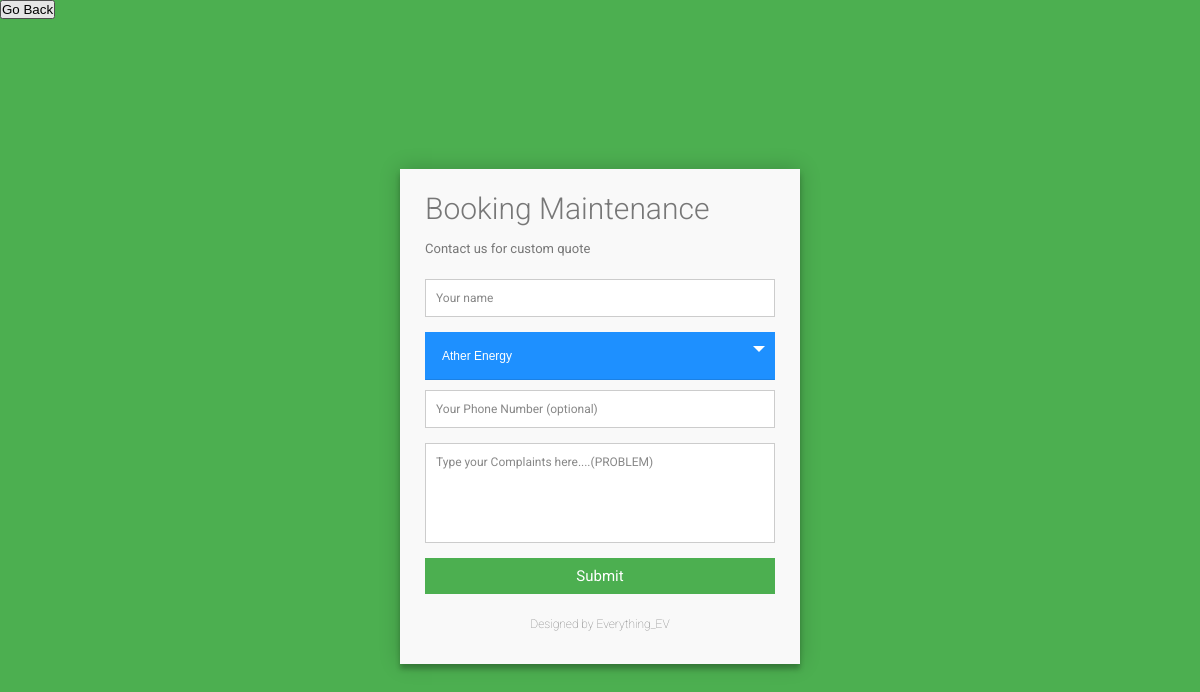
Page /book/4 (signed in) on the earlier database version.
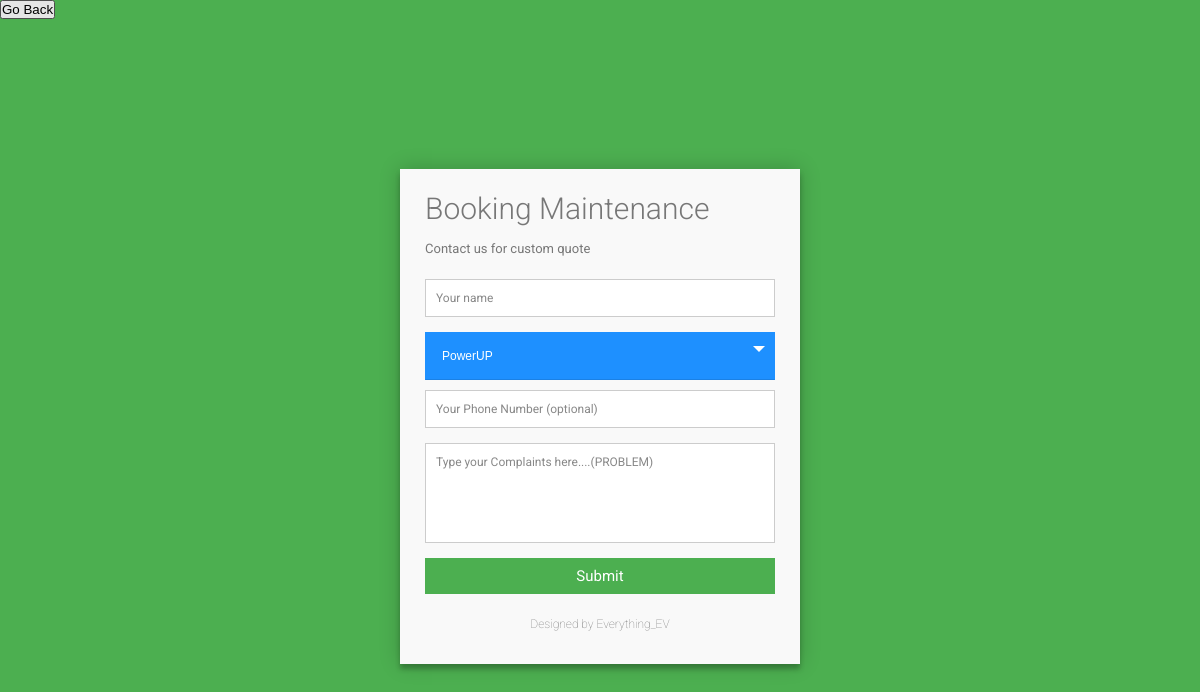
Same page on the later database version.
### userapp/models.py (models this page shows, shortened)
class ChargingStation(models.Model):
    name = models.CharField(max_length=100, default=csnames)
    city = models.CharField(max_length=100, default="city")
    suburb = models.CharField(max_length=100, default="suburb")
    owner = models.ForeignKey(Provider, on_delete=models.CASCADE, related_name="ownerof")
    lat = models.DecimalField(max_digits=9, decimal_places=6, default=0.00)
    lng = models.DecimalField(max_digits=9, decimal_places=6, default=0.00)
    no_of_ports = models.IntegerField(default=portscount)
    available_ports = models.IntegerField(default=0)
    fast_dc = models.IntegerField(default=fasports)
    created_at = models.DateTimeField(default=timezone.now)
    slow_ac = models.IntegerField(default=slowports)
    price_kwh = models.DecimalField(max_digits=5, decimal_places=2, default=12)
    restroom = models.BooleanField(default=False)
    cctv = models.BooleanField(default=True)
    opening_time = models.TimeField(default=starttime)
    closing_time = models.TimeField(default=stoptime)
    image = models.ImageField(null=True, upload_to='station_pics')
    class Meta():
        ordering = ['-created_at']

### userapp/views.py (the view, shortened to what this page needs)
# urls.py: path('book/<int:pk>', views.bookMaintenanceMan, name="bookingMm"),
@login_required
def bookMaintenanceMan(request, pk):
    cscount = ChargingStation.objects.filter(owner=request.user.provider)
    if request.user.is_provider:
        return render(request, "booking.html", {'cs': cscount})

### templates/booking.html (shortened to what this page needs)
<head><meta name="viewport" content="width=device-width, initial-scale=1.0">
</head>
{%block body%}
<button onclick="goBack()">Go Back</button>
<div class="container">
  {%if record%}
  <h1 style="color: rgb(247, 232, 35);"> You have Already Booked !!!</h1>
  <br><br><br>
  <h3 style="color: rgb(78, 67, 67);">1) Maintenance Man Name---<b>{{record.Mm.name}}</b></h3>
  <h3 style="color: rgb(78, 67, 67);">2) Maintenance Man Phone 1---{{record.Mm.ph1}}</h3>
  <h3 style="color: rgb(78, 67, 67);">3) Maintenance Man Phone 2---{{record.Mm.ph2}}</h3>
  <h3 style="color: rgb(78, 67, 67);">4) Maintenance Man Office Address---{{record.Mm.OfficeAdd}}</h3>
  <h3 style="color: rgb(78, 67, 67);">5) Maintenance Man Locality---{{record.Mm.AreaLocality}}</h3>
  {%else%}
  <form id="contact" action="" method="post">
    <h3>Booking Maintenance</h3>
    <h4>Contact us for custom quote</h4>
    <fieldset>
      <input placeholder="Your name" type="text"  tabindex="1" required autofocus>
    </fieldset>
    <fieldset>
      <div class="custom-select" style="width:350px;">
    <select id="cars" name="Cs">
      {%for d in cs%}
      <option value="{{d.name}}">{{d.name}}</option>
      {%endfor%}
    </select>
  </div>
    </fieldset>
    <fieldset>
      <input placeholder="Your Phone Number (optional)" id="phone" name="phone" type="tel" tabindex="3" required>
    </fieldset>
    <fieldset>
      <textarea placeholder="Type your Complaints here....(PROBLEM)" id="fname" name="problem" tabindex="5" required></textarea>
    </fieldset>
    {%if cs%}
    <fieldset>
      <button name="submit" type="submit" id="contact-submit" data-submit="...Sending">Submit</button>
    </fieldset>
    {% else %}
    <fieldset>
    <button style="padding: 20%;" id="contact-submit" data-submit="...Sending" onclick="goBack()">You Don't Have Charging Station Can't Book <br> "**Go Back**"</button>
    </fieldset>
    {%endif%}
    <p class="copyright">Designed by <a  target="_blank" title="Colorlib">Everything_EV</a></p>
  </form>
  {%endif%}
</div>
{% endblock %}

Differences in the rows shown:
removed ChargingStation: name "Ather Energy"
now on this page (row unchanged): ChargingStation: name "PowerUP"
